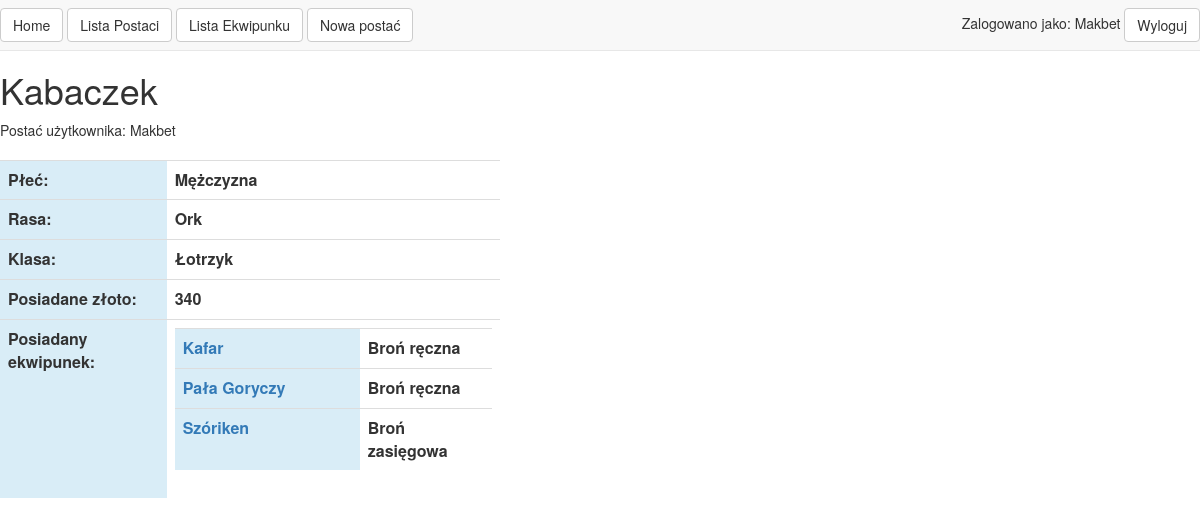
The app's page /characters/11/ (signed in) with its own data.
### character_sheet/models.py (models this page shows, shortened)
class Character_sheet(models.Model):
    user = models.ForeignKey(settings.AUTH_USER_MODEL, default=1)
    name = models.CharField(max_length=40)
    GENDER_CHOICES = (
        ('M', 'Mężczyzna'),
        ('F', 'Kobieta'),
    )
    gender = models.CharField(max_length=1, choices=GENDER_CHOICES, default='M')
    RACE_CHOICES = (
        ('H', 'Człowiek'),
        ('O', 'Ork'),
        ('E', 'Elf'),
        ('D', 'Krasnolud'),
    )
    race = models.CharField(max_length=1, choices=RACE_CHOICES, default='H')
    CLASS_CHOICES = (
        ('W', 'Wojownik'),
        ('R', 'Łotrzyk'),
        ('M', 'Mag'),
        ('C', 'Kusznik'),
    )
    class_x = models.CharField(max_length=1, choices=CLASS_CHOICES, default='W')
    gold = models.IntegerField(default=1000)

class Equipment(models.Model):
    name = models.CharField(max_length=40)
    price = models.IntegerField(default=0)
    WEAPON_TYPE_CHOICES = (
        ('M', 'Broń ręczna'),
        ('D', 'Broń zasięgowa'),
        ('A', 'Pancerz/Ubiór'),
        ('C', 'Użytkowy'),
    )
    weapon_type = models.CharField(max_length=1, choices=WEAPON_TYPE_CHOICES, default='C')
    description = models.TextField(max_length=300)
    owned_by = models.ManyToManyField(Character_sheet)

### character_sheet/views.py (the view)
# urls.py: url(r'^characters/(?P<id>\d+)/$', characters_detail),
def characters_detail(request, id):
    instance = get_object_or_404(Character_sheet, id=id)
    equipment = instance.equipment_set.all()
    passed_data = {
        "instance": instance,
        "title": instance.name,
        "equipment": equipment
    }
    return render(request, "characters/detail.html", passed_data)

### templates/characters/detail.html
{% extends "index.html" %}
{% block content %}
<div class="slimmer">
Postać użytkownika: {{ instance.user.username }}</br></br>
<table class="slimmer table table-borderless">
    <tr>
        <th class="info col-xs-4">Płeć:</th>
        <th>{{ instance.get_gender_display }}</th>
    </tr>
    <tr>
        <th class="info col-xs-4">Rasa:</th>
        <th>{{ instance.get_race_display }}</th>
    </tr>
    <tr>
        <th class="info col-xs-4">Klasa:</th>
        <th>{{ instance.get_class_x_display }}</th>
    </tr>
    <tr>
        <th class="info col-xs-4">Posiadane złoto:</th>
        <th>{{ instance.gold }}</th>
    </tr>
    <tr>
        <th class="info col-xs-4">Posiadany ekwipunek:</th>
        <th><table class="table">
        {% for equ in equipment %}
            <tr>
                <th class="info col-xs-7"><a href="/equipment/{{ equ.id }}">{{ equ.name }}</a></th>
                <th>{{ equ.get_weapon_type_display }}</th>
            </tr>
        {% endfor %}
        </table>
        </th>
    </tr>
</table>
</div>
{% endblock %}

### templates/index.html (shortened to what this page needs)
<html lang="pl">
    <head>
        <link rel="stylesheet" href="https://maxcdn.bootstrapcdn.com/bootstrap/3.3.5/css/bootstrap.min.css" type="text/css" />
    </head>
    <body>
        {% include "menu.html" %}
                <h1>{{ title }}</h1>
        {% block content %} {% endblock %}
    </body>
</html>

### templates/menu.html (shortened to what this page needs)
<div class="navbar navbar-default navbar-fixed-top" id="Ttopnav">
    <div style="float:left;">
      <a class="btn btn-default navbar-btn" href="/">Home</a>
      <a class="btn btn-default navbar-btn" href="/characters">Lista Postaci</a>
      <a class="btn btn-default navbar-btn" href="/equipment">Lista Ekwipunku</a>
        {% if user.groups.all.0.name == "Player" %}
            <a class="btn btn-default navbar-btn" href="/characters/new">Nowa postać</a>
        {% endif %}
    </div>
    <div style="float:right;">
        {% if user.is_authenticated %}
            <span>Zalogowano jako: {{ user.username }}  </span>
            <a class="btn btn-default navbar-btn" href="/logout">Wyloguj</a>
        {% else %}
            <a class="btn btn-default navbar-btn" href="/login">Zaloguj</a>
            <a class="btn btn-default navbar-btn" href="/signup">Zarejestruj</a>
        {% endif %}
    </div>
</div>

### templates/index.html (style rules this page uses)
body { padding-top: 50px; }
.slimmer { max-width: 500px; }

### records on screen
Character_sheet: name "Kabaczek", user.username "Makbet", gender "Mężczyzna", race "Ork", class_x "Łotrzyk", gold "340"
Equipment: name "Kafar", weapon_type "Broń ręczna"
Equipment: name "Pała Goryczy", weapon_type "Broń ręczna"
Equipment: name "Szóriken", weapon_type "Broń zasięgowa"

### other values on screen
{{ user.username }} "Makbet"
